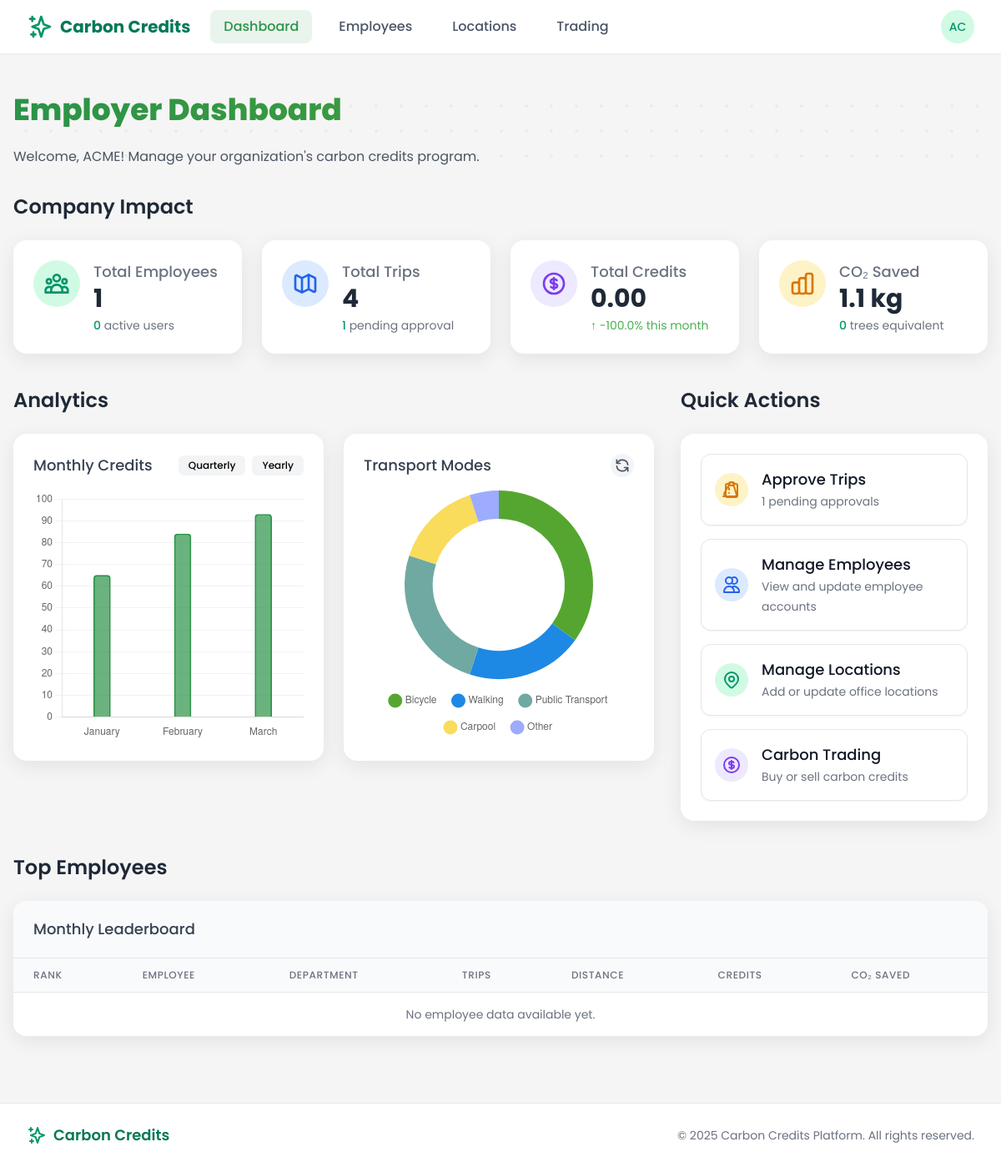
Before: /employer/dashboard/ (signed in) with the older database file.
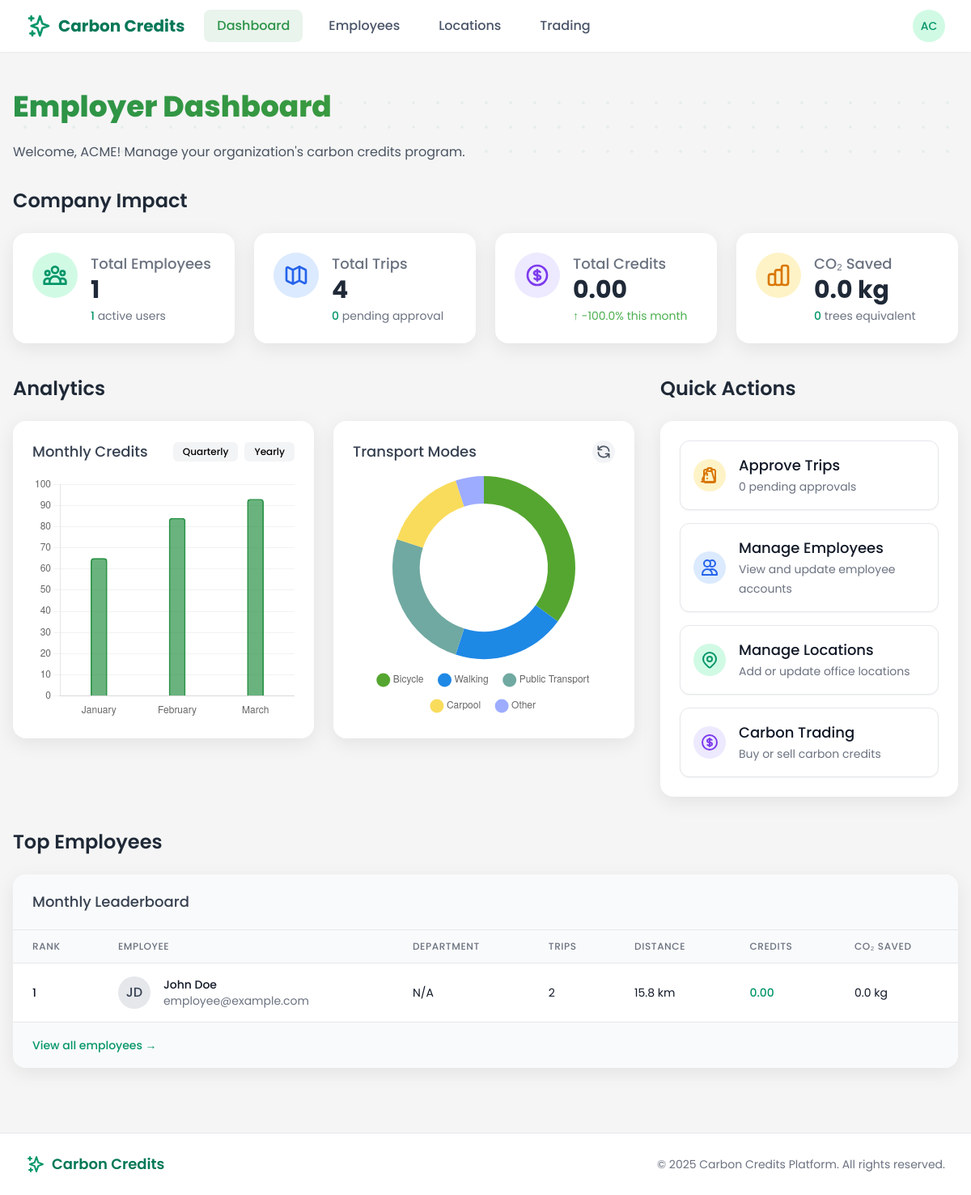
After: the same page with the newer database file.
### users/models.py (models this page shows, shortened)
class CustomUser(AbstractUser):
    is_employee = models.BooleanField(default=False)
    is_employer = models.BooleanField(default=False)
    is_bank_admin = models.BooleanField(default=False)
    is_super_admin = models.BooleanField(default=False)
    email = models.EmailField(_('email address'), unique=True)
    date_joined = models.DateTimeField(default=timezone.now)
    approved = models.BooleanField(default=False)
    USERNAME_FIELD = 'email'
    REQUIRED_FIELDS = ['username', 'first_name', 'last_name']
    class Meta:
        verbose_name = _('user')
        verbose_name_plural = _('users')

### core/views/employer_views.py (the view)
# urls.py: path('dashboard/', dashboard_redirect, name='dashboard'),
@login_required
@user_passes_test(lambda u: u.is_employer)
def dashboard(request):
    employer_profile = request.user.employer_profile
    total_employees = employer_profile.employees.count()
    active_employees = employer_profile.employees.filter(approved=True).count()
    employee_ids = employer_profile.employees.values_list('id', flat=True)
    all_trips = Trip.objects.filter(employee__in=employee_ids)
    total_trips = all_trips.count()
    pending_trips = all_trips.filter(verification_status='pending').count()
    total_credits = all_trips.aggregate(Sum('credits_earned'))['credits_earned__sum'] or 0
    now = timezone.now()
    this_month_start = now.replace(day=1, hour=0, minute=0, second=0, microsecond=0)
    last_month_start = (this_month_start - timedelta(days=1)).replace(day=1)
    this_month_credits = all_trips.filter(start_time__gte=this_month_start).aggregate(Sum('credits_earned'))['credits_earned__sum'] or 0
    last_month_credits = all_trips.filter(start_time__gte=last_month_start, start_time__lt=this_month_start).aggregate(Sum('credits_earned'))['credits_earned__sum'] or 1  # Avoid division by zero
    credits_growth = ((this_month_credits - last_month_credits) / last_month_credits) * 100 if last_month_credits > 0 else 0
    co2_saved = all_trips.aggregate(Sum('carbon_savings'))['carbon_savings__sum'] or 0
    tree_equivalent = int(co2_saved / 21)  # Rough estimate: 1 tree absorbs ~21kg CO2 per year
    top_employees = []
    employee_profiles = employer_profile.employees.filter(approved=True)
    for profile in employee_profiles[:5]:  # Limit to top 5
        employee_trips = all_trips.filter(employee=profile, start_time__gte=this_month_start)
        trip_count = employee_trips.count()
        total_distance = employee_trips.aggregate(Sum('distance_km'))['distance_km__sum'] or 0
        total_credits = employee_trips.aggregate(Sum('credits_earned'))['credits_earned__sum'] or 0
        co2_saved = employee_trips.aggregate(Sum('carbon_savings'))['carbon_savings__sum'] or 0
        if trip_count > 0:
            top_employees.append({
                'user': profile.user,
                'department': getattr(profile, 'department', 'N/A'),
                'trip_count': trip_count,
                'total_distance': total_distance,
                'total_credits': total_credits,
                'co2_saved': co2_saved
            })
    top_employees = sorted(top_employees, key=lambda x: x['total_credits'], reverse=True)
    context = {
        'page_title': 'Employer Dashboard',
        'total_employees': total_employees,
        'active_employees': active_employees,
        'total_trips': total_trips,
        'pending_trips': pending_trips,
        'total_credits': total_credits,
        'credits_growth': credits_growth,
        'co2_saved': co2_saved,
        'tree_equivalent': tree_equivalent,
        'top_employees': top_employees,
    }
    return render(request, 'employer/dashboard.html', context)

### templates/employer/dashboard.html (shortened to what the changed rows need)
{% extends 'base.html' %}
{% block content %}
<div class="dashboard-container px-4 py-6">
    <div class="relative mb-8">
        <div class="relative z-10">
            <h1 class="section-headline text-3xl md:text-4xl font-bold mb-6">Employer Dashboard</h1>
        </div>
    </div>
    <div class="mb-10">
        <h2 class="text-2xl font-semibold text-gray-800 mb-6">Company Impact</h2>
        <div class="grid grid-cols-1 sm:grid-cols-2 lg:grid-cols-4 gap-6">
            <div class="modern-card p-6 stat-card">
                <div class="flex items-start">
                    <div class="ml-4">
                        <div class="text-sm text-gray-500 mt-1">
                            <span class="text-green-600 font-medium">{{ active_employees }}</span> active users
                        </div>
                    </div>
                </div>
            </div>
            <div class="modern-card p-6 stat-card">
                <div class="flex items-start">
                    <div class="ml-4">
                        <div class="text-sm text-gray-500 mt-1">
                            <span class="text-green-600 font-medium">{{ pending_trips }}</span> pending approval
                        </div>
                    </div>
                </div>
            </div>
            <div class="modern-card p-6 stat-card">
                <div class="flex items-start">
                    <div class="ml-4">
                        <h3 class="text-lg font-medium text-gray-500">CO₂ Saved</h3>
                        <p class="text-3xl font-bold text-gray-800">{{ co2_saved|floatformat:1 }} kg</p>
                        <div class="text-sm text-gray-500 mt-1">
                            <span class="text-green-600 font-medium">{{ tree_equivalent }}</span> trees equivalent
                        </div>
                    </div>
                </div>
            </div>
        </div>
    </div>
    <div class="grid grid-cols-1 lg:grid-cols-3 gap-8 mb-10">
        <div class="lg:col-span-2">
            <h2 class="text-2xl font-semibold text-gray-800 mb-6">Analytics</h2>
        </div>
        <div>
            <h2 class="text-2xl font-semibold text-gray-800 mb-6">Quick Actions</h2>
            <div class="quick-actions-card p-6">
                <div class="space-y-4">
                    <a href="{% url 'employer:employer_pending_trips' %}" class="flex items-center p-4 bg-white border border-gray-200 rounded-xl shadow-sm hover:bg-gray-50 action-btn">
                        <div class="ml-4">
                            <p class="text-lg font-medium text-gray-900">Approve Trips</p>
                            <span class="text-sm text-gray-500">{{ pending_trips }} pending approvals</span>
                        </div>
                    </a>
                </div>
            </div>
        </div>
    </div>
    <div class="mb-8">
        <h2 class="text-2xl font-semibold text-gray-800 mb-6">Top Employees</h2>
        <div class="modern-card overflow-hidden">
            <div class="overflow-x-auto">
                <table class="min-w-full divide-y divide-gray-200">
                    <thead class="bg-gray-50">
                        <tr>
                            <th scope="col" class="px-6 py-3 text-left text-xs font-medium text-gray-500 uppercase tracking-wider">Rank</th>
                            <th scope="col" class="px-6 py-3 text-left text-xs font-medium text-gray-500 uppercase tracking-wider">Employee</th>
                            <th scope="col" class="px-6 py-3 text-left text-xs font-medium text-gray-500 uppercase tracking-wider">Department</th>
                            <th scope="col" class="px-6 py-3 text-left text-xs font-medium text-gray-500 uppercase tracking-wider">Trips</th>
                            <th scope="col" class="px-6 py-3 text-left text-xs font-medium text-gray-500 uppercase tracking-wider">Distance</th>
                            <th scope="col" class="px-6 py-3 text-left text-xs font-medium text-gray-500 uppercase tracking-wider">Credits</th>
                            <th scope="col" class="px-6 py-3 text-left text-xs font-medium text-gray-500 uppercase tracking-wider">CO₂ Saved</th>
                        </tr>
                    </thead>
                    <tbody class="bg-white divide-y divide-gray-200">
                        {% for employee in top_employees %}
                        <tr>
                            <td class="px-6 py-4 whitespace-nowrap">
                                <div class="text-sm font-medium text-gray-900">{{ forloop.counter }}</div>
                            </td>
                            <td class="px-6 py-4 whitespace-nowrap">
                                <div class="flex items-center">
                                    <div class="flex-shrink-0 h-10 w-10">
                                        <div class="h-10 w-10 rounded-full bg-gray-200 flex items-center justify-center">
                                            <span class="text-gray-700 font-medium">{{ employee.user.first_name|slice:":1" }}{{ employee.user.last_name|slice:":1" }}</span>
                                        </div>
                                    </div>
                                    <div class="ml-4">
                                        <div class="text-sm font-medium text-gray-900">{{ employee.user.get_full_name }}</div>
                                        <div class="text-sm text-gray-500">{{ employee.user.email }}</div>
                                    </div>
                                </div>
                            </td>
                            <td class="px-6 py-4 whitespace-nowrap">
                                <div class="text-sm text-gray-900">{{ employee.department }}</div>
                            </td>
                            <td class="px-6 py-4 whitespace-nowrap text-sm text-gray-900">
                                {{ employee.trip_count }}
                            </td>
                            <td class="px-6 py-4 whitespace-nowrap text-sm text-gray-900">
                                {{ employee.total_distance|floatformat:1 }} km
                            </td>
                            <td class="px-6 py-4 whitespace-nowrap">
                                <div class="text-sm font-medium text-green-600">{{ employee.total_credits|floatformat:2 }}</div>
                            </td>
                            <td class="px-6 py-4 whitespace-nowrap text-sm text-gray-900">
                                {{ employee.co2_saved|floatformat:1 }} kg
                            </td>
                        </tr>
                        {% empty %}
                        <tr>
                            <td colspan="7" class="px-6 py-4 whitespace-nowrap text-sm text-gray-500 text-center">
                                No employee data available yet.
                            </td>
                        </tr>
                        {% endfor %}
                    </tbody>
                </table>
            </div>
            {% if top_employees %}
            <div class="px-6 py-4 bg-gray-50 border-t border-gray-200">
                <a href="{% url 'employer:employer_employee_list' %}" class="text-sm font-medium text-green-600 hover:text-green-500">
                    View all employees <span aria-hidden="true">&rarr;</span>
                </a>
            </div>
            {% endif %}
        </div>
    </div>
</div>
{% endblock %}

Changed rows visible on the page:
now on this page (row edited): CustomUser: user.first_name "J", user.last_name "D", user.get_full_name "John Doe", user.email "employee@example.com", department "N/A", trip_count "2", total_distance "15.8", total_credits "0.00", co2_saved "0.0"
Other visible differences:
{{ active_employees }}: "0" → "1"
{{ pending_trips }}: "1" → "0"
{{ co2_saved|floatformat:1 }}: "1.1" → "0.0"
text no longer shown: "No employee data available yet."
text now shown: "View all employees →"
